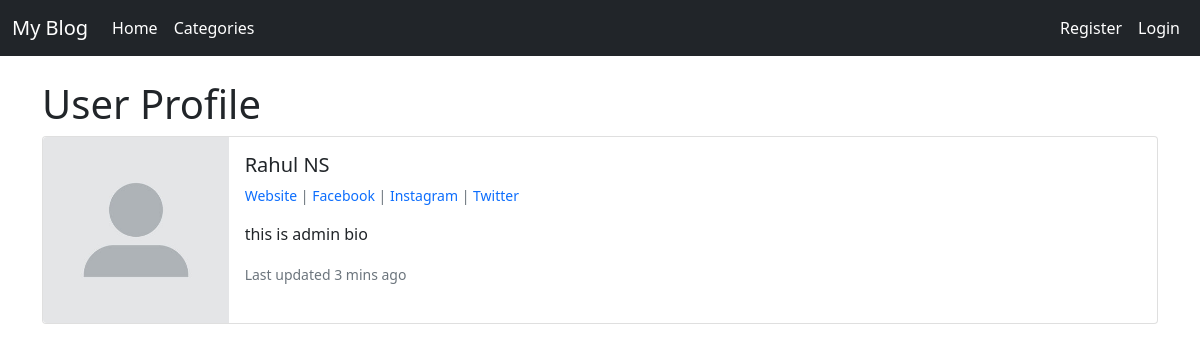
The app's page /users/1/profile/ with its own data.
### myblog/models.py (models this page shows, shortened)
class UserProfile(models.Model):
    class Meta:
        verbose_name_plural = 'User Profiles'
    user = models.OneToOneField(User, null=True, on_delete=models.CASCADE)
    bio = models.TextField()
    profile_pic = models.ImageField(upload_to='images/profile/', blank=True, null=True)
    website_link = models.URLField(null=True, blank=True)
    instagram_link = models.URLField(null=True, blank=True)
    facebook_link = models.URLField(null=True, blank=True)
    twitter_link = models.URLField(null=True, blank=True)

### users/views.py (the view)
# urls.py: path('<int:pk>/profile/', ShowProfileView.as_view(), name='show-profile'),
class ShowProfileView(generic.DetailView):
    model = UserProfile
    template_name = 'registration/user_profile.html'
    def get_context_data(self, *args, **kwargs):
        context = super(ShowProfileView, self).get_context_data(*args, **kwargs)
        page_user = get_object_or_404(UserProfile, id=self.kwargs['pk'])
        context["page_user"] = page_user
        return context

### users/templates/registration/user_profile.html (shortened to what this page needs)
{% extends "base.html" %}
{% load static %}
{% block content %}
<h1>User Profile</h1>
<div class="card mb-3">
    <div class="row g-0">
      <div class="col-md-2">
        {% if page_user.profile_pic %}
            <img src="{{page_user.profile_pic.url}}" class="img-fluid rounded-start">
        {% else %}
            <img src="{% static "myblog/images/user.jpg" %}" alt="" class="img-fluid rounded-start">
        {% endif %}
      </div>
      <div class="col-md-10">
        <div class="card-body">
            <h5 class="card-title">
                {{page_user.user.first_name}}
                {{page_user.user.last_name}}
            </h5>
            <p class="small text-muted">
                {% if page_user.website_link %}
                    <a href="{{page_user.website_link}}" style="text-decoration: none;" target="_blank">Website</a>
                {% endif %}
                {% if page_user.facebook_link %}
                    | <a href="{{page_user.facebook_link}}" style="text-decoration: none;" target="_blank">Facebook</a>
                {% endif %}
                {% if page_user.instagram_link %}
                    | <a href="{{page_user.instagram_link}}" style="text-decoration: none;" target="_blank">Instagram</a>
                {% endif %}
                {% if page_user.twitter_link %}
                    | <a href="{{page_user.twitter_link}}" style="text-decoration: none;" target="_blank">Twitter</a>
                {% endif %}
            </p>
            <p class="card-text">
                {{page_user.bio}}
            </p>
            <p class="card-text"><small class="text-muted">Last updated 3 mins ago</small></p>
        </div>
      </div>
    </div>
</div>
{% endblock content %}

### records on screen
UserProfile: profile_pic (placeholder picture), user.first_name "Rahul", user.last_name "NS", bio "this is admin bio"
